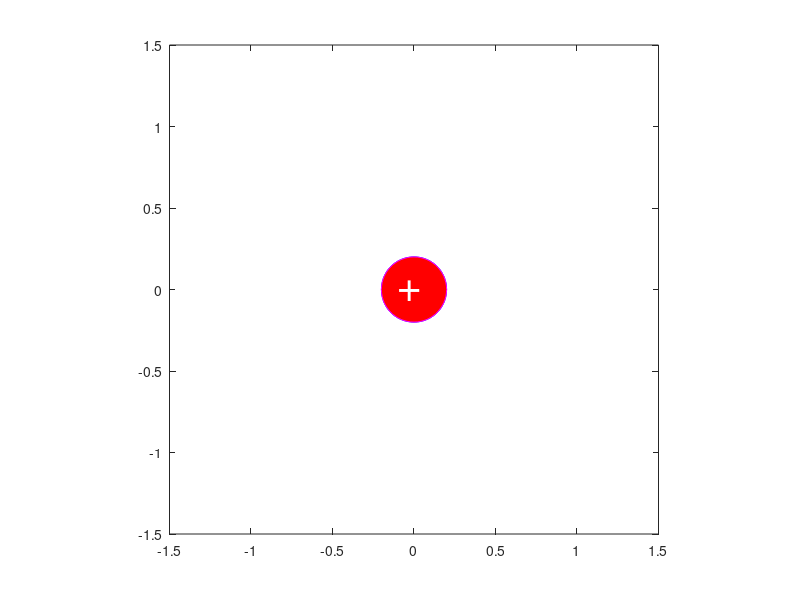

MATLAB code to generate this figure:
% Crear grid
clc; clear; close all; % Limpiar la consola, las variables y las figuras
N=20; % Número de puntos en cada dimensión
minX=-2; maxX=+2; % Valores mínimos y máximos de x
minY=-2; maxY=+2; % Valores mínimos y máximos de y
x=linspace(minX,maxX,N); % Generar valores de x
y=linspace(minY,maxY,N); % Generar valores de y
[xG,yG]=meshgrid(x,y); % Crear una cuadrícula de puntos en el espacio 2D

% Información de carga negativa
xCn = 0; % Coordenada x de la partícula negativa
yCn = 0; % Coordenada y de la partícula negativa
Qn = 0; % Carga negativa de la partícula
Qn = abs(Qn) * -1; % Asegurar carga negativa

% Posición de la partícula positiva
xCp = 0; % Coordenada x de la partícula positiva
yCp = 0; % Coordenada y de la partícula positiva
Qp = 0; % Carga positiva de la partícula
Qp = abs(Qp) * 1; % Asegurar carga positiva

% Posición de la partícula central
xC = 0; % Coordenada x de la partícula central
yC = 0; % Coordenada y de la partícula central

% Ancho de las partículas
a=0.4; % Ancho de la partícula
aParticula=0.1; % Ancho de la partícula central

% Constantes
eps0 = 8.85e-12; % Permitividad del espacio libre
kC = 1/(4*pi*eps0); % Constante de Coulomb

% Gráfico 2D
Rx = xG - xCn; % Componente x de la distancia entre cada punto y la partícula negativa
Ry = yG - yCn; % Componente y de la distancia entre cada punto y la partícula negativa
R = sqrt(Rx.^2 + Ry.^2).^3; % Distancia entre cada punto y la partícula negativa
Ex = kC .* Qn .* Rx ./ R; % Componente x del campo eléctrico debido a la partícula negativa
Ey = kC .* Qn .* Ry ./ R; % Componente y del campo eléctrico debido a la partícula negativa
Rx = xG - xCp; % Componente x de la distancia entre cada punto y la partícula positiva
Ry = yG - yCp; % Componente y de la distancia entre cada punto y la partícula positiva
R = sqrt(Rx.^2 + Ry.^2).^3; % Distancia entre cada punto y la partícula positiva
Ex = Ex + kC .* Qp .* Rx ./ R; % Componente x del campo eléctrico debido a la partícula positiva
Ey = Ey + kC .* Qp .* Ry ./ R; % Componente y del campo eléctrico debido a la partícula positiva
E = sqrt(Ex.^2 + Ey.^2); % Magnitud del campo eléctrico en cada punto

% Componentes u y v
u = Ex./E; % Componente x del vector unitario del campo eléctrico
v = Ey./E; % Componente y del vector unitario del campo eléctrico

% Cálculo del Campo Eléctrico => Partícula Central 2
magnitudDeCargas = sqrt(Qn^2 + Qp^2); % Magnitud de las cargas
d = sqrt((xCn - xCp)^2 + (yCn - yCp)^2); % Distancia entre las partículas negativa y positiva
p = magnitudDeCargas*d; % Producto de la magnitud de las cargas y la distancia
% Punto medio
xm = (xCn + xCp)/2; % Coordenada x del punto medio
ym = (yCn + yCp)/2; % Coordenada y del punto medio

% Distancia desde el punto medio hasta la partícula central
r = sqrt((xC - xm)^2 + (yC - ym)^2); % Distancia entre el punto medio y la partícula central
vectorPosicionR = (xC - xm) + (yC - ym); % Vector de posición desde el punto medio hasta la partícula central
magnitudDeR = sqrt((xC - xm)^2 + (yC - ym)^2); % Magnitud del vector de posición
vectorUnitarioR = vectorPosicionR/magnitudDeR; % Vector unitario en la dirección del vector de posición
% Campo eléctrico de la partícula central
E = (kC * (2*p/(r^2)) * vectorUnitarioR); % Campo eléctrico en la partícula central

% Graficar la flecha
figure();
u_avg = mean(u(:)); % Componente x promedio del vector unitario del campo eléctrico
v_avg = mean(v(:)); % Componente y promedio del vector unitario del campo eléctrico

h=quiver(xC, yC, u_avg*3, v_avg*3, 'Color', 'blue', 'LineWidth', 2, 'MaxHeadSize', 1.5); % Graficar la flecha en la partícula central
set(h,'color',[0 0 1],'linewidth',1.2);
axis([-1.5 1.5 -1.5 1.5]);
axis equal;
box on
hold on
h=quiver(xG,yG,u,v,'autoscalefactor',0.6); % Graficar las flechas en cada punto
set(h,'color',[1 0 0],'linewidth',1.2);
axis([-1.5 1.5 -1.5 1.5]);
axis equal;
box on
hold off

% Graficar la partícula central
h=rectangle('Position',[xC-aParticula/2,yC-aParticula/2,aParticula,aParticula],'curvature',[1 1]); 
set(h,'Facecolor',[0 0 0],'Edgecolor',[0 0 1]);

% Graficar la partícula negativa
h=rectangle('Position',[xCn-a/2,yCn-a/2,a,a],'curvature',[1 1]); 
set(h,'Facecolor',[0 0 1],'Edgecolor',[0 0 1]);
text(xCn-0.07,yCn+0.05,'-','Color','white','FontSize',30);
% Graficar la partícula positiva
h=rectangle('Position',[xCp-a/2,yCp-a/2,a,a],'curvature',[1 1]); 
set(h,'Facecolor',[1 0 0],'Edgecolor',[1 0 1]);
text(xCp-0.1,yCp,'+','Color','white','FontSize',30);

% Campo eléctrico de la partícula central
disp("Coordenadas de la partícula central:"); % Mostrar las coordenadas de la partícula central
disp("x: " + xC);
disp("y: " + yC);
disp("Campo eléctrico de la partícula central:"); % Mostrar el campo eléctrico en la partícula central
disp("E: " + E + "N/C");